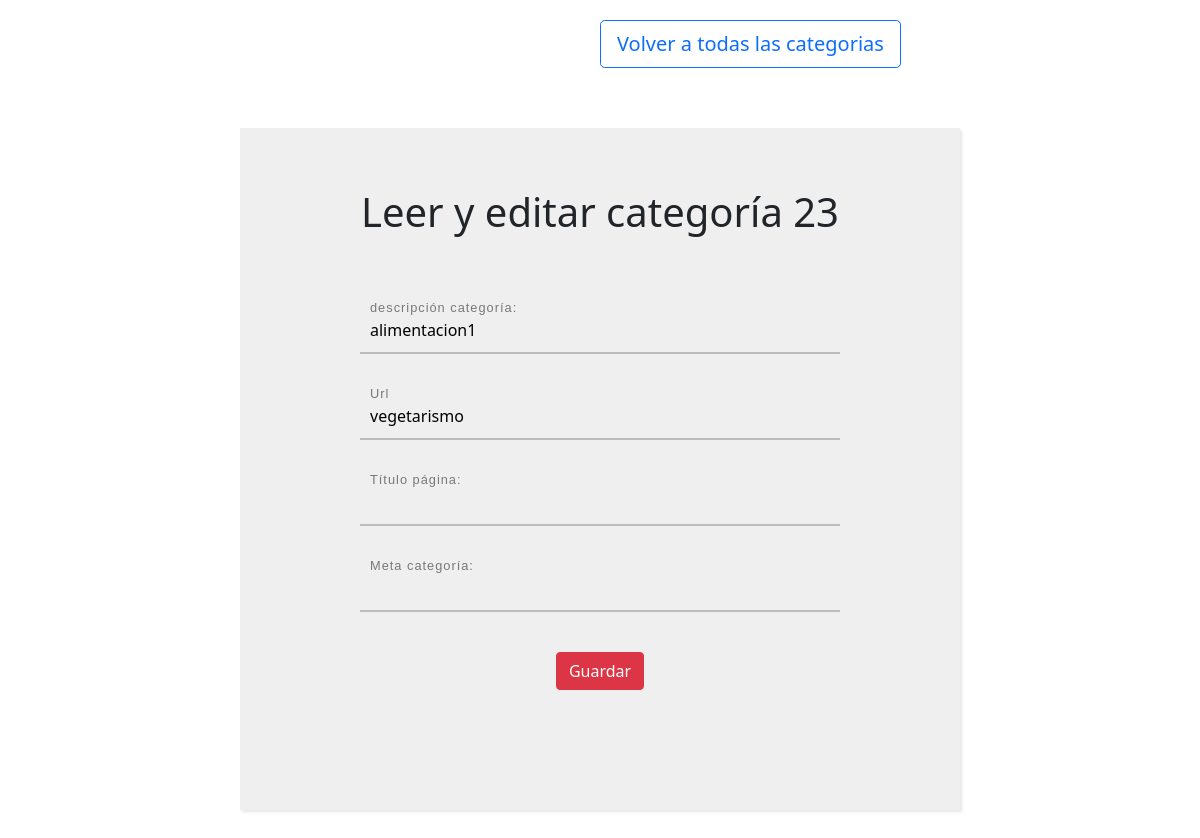
Screenshot of /edit3.php?id_categorias=23 with the database file from the repository.
### tables this page shows
CREATE TABLE `categorias` (
  `id_categoria` int(11) NOT NULL,
  `descr_categoria` varchar(100) NOT NULL,
  `url_categoria` varchar(100) NOT NULL
);

### edit3.php (the view, shortened to what this page needs)
<!DOCTYPE html>
<html lang="en">
<head>
    <link href="https://cdn.jsdelivr.net/npm/bootstrap@5.0.0-beta1/dist/css/bootstrap.min.css" rel="stylesheet">
    <link rel="stylesheet" href="css/formCrud.css">
</head>
<body>
    <?php
    include("config.php");
	$id_categoria=$_GET['id_categorias'];
    $sql_consult2 = "SELECT * FROM categorias WHERE id_categoria=$id_categoria";
    $resultat2 = $connection->prepare($sql_consult2);
    $resultat2->execute();
    $categoria = $resultat2->rowCount();
    ?>
	  <a href="admin3"><button class=" btn btn-outline-primary btn-lg consult-categorias" style="margin-top:20px;margin-left:600px">Volver a todas las categorias</button></a>
    <form action="" method="get">
        <?php
        if ($categoria != 0) {
            foreach ($resultat2 as $resultats2) {
        ?>
                <h1>Leer y editar categoría <?php echo $resultats2['id_categoria'] ?></h1><br>
                <label>
                    <p class="label-txt">descripción categoría: </p>
                    <input type="text" class="input" name="descr_categoria" value="<?php echo $resultats2['descr_categoria'] ?>">
                    <div class="line-box">
                    </div>
                </label>
                <label>
                    <p class="label-txt">Url </p>
                    <input type="text" class="input" name="url" value="<?php echo $resultats2['url_categoria'] ?>">
                    <div class="line-box">
                    </div>
                </label>
                <label>
                <p class="label-txt">Título página: </p>
                <input type="text" class="input" name="titulo_pagina_categoria" value="<?php echo $resultats2['titulo_pagina_categoria'] ?>" >
                <div class="line-box">
                </div>
            </label>
            <label>
                <p class="label-txt">Meta categoría: </p>
                <input type="text" class="input" name="meta_categoria" value="<?php echo $resultats2['meta_categoria'] ?>">
                <div class="line-box">
                </div>
            </label>
                <label>
            <?php
            }
        }
            ?>
            <button class="btn btn-danger" type="submit" name="guardar">Guardar</button>
    </form>
</body>
</html>

### css/formCrud.css (style rules this page uses)
a:link, a:visited, a:active { text-decoration:none; }
form { width: 60%; margin: 60px auto; background: #efefef; padding: 60px 120px 80px 120px; text-align: center; -webkit-box-shadow: 2px 2px 3px rgba(0,0,0,0.1); box-shadow: 2px 2px 3px rgba(0,0,0,0.1); }
label { display: block; position: relative; margin: 40px 0px; }
.label-txt { position: absolute; top: -1.6em; padding: 10px; font-family: sans-serif; font-size: .8em; letter-spacing: 1px; color: rgb(120,120,120); transition: ease .3s; }
.input { width: 100%; padding: 10px; background: transparent; border: none; outline: none; }
.line-box { position: relative; width: 100%; height: 2px; background: #BCBCBC; }
button { display: inline-block; padding: 12px 24px; background: rgb(220,220,220); font-weight: bold; color: rgb(120,120,120); border: none; outline: none; border-radius: 3px; cursor: pointer; transition: ease .3s; }

### rows the page displays
categorias: id_categoria "23", descr_categoria "alimentacion1", url "vegetarismo"
